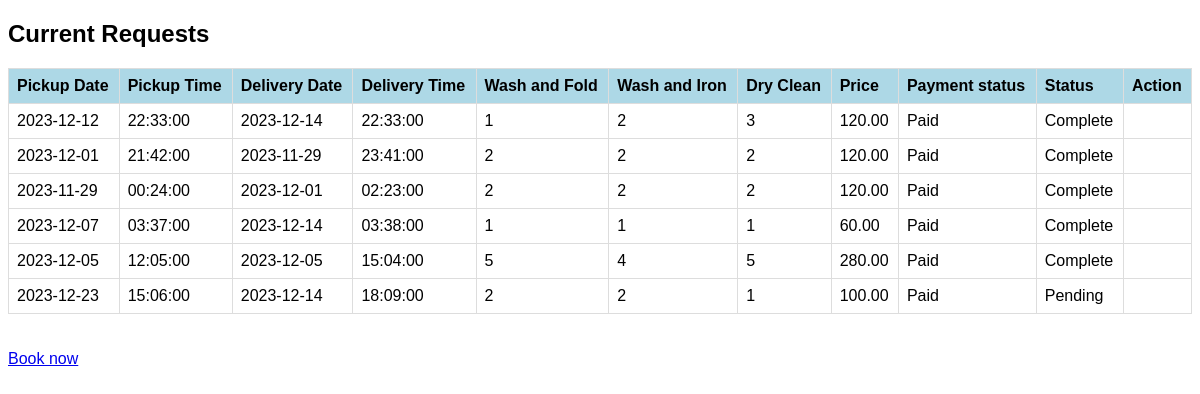
The page /view_request.php (signed in) on the database its author committed.
### tables this page shows
CREATE TABLE `laundry_requests` (
  `id` int NOT NULL AUTO_INCREMENT,
  `user_id` int NOT NULL,
  `pickup_date` date NOT NULL,
  `pickup_time` time NOT NULL,
  `delivery_date` date NOT NULL,
  `delivery_time` time NOT NULL,
  `wash_fold` int NOT NULL,
  `wash_iron` int NOT NULL,
  `dry_clean` int NOT NULL,
  `price` decimal(10,2) NOT NULL,
  `status` varchar(255) NOT NULL,
  `created_at` timestamp NOT NULL DEFAULT CURRENT_TIMESTAMP,
  `updated_at` timestamp NOT NULL DEFAULT CURRENT_TIMESTAMP ON UPDATE CURRENT_TIMESTAMP,
  `payment` varchar(45) DEFAULT 'NOT PAID',
  PRIMARY KEY (`id`),
  KEY `user_id` (`user_id`),
  CONSTRAINT `laundry_requests_ibfk_1` FOREIGN KEY (`user_id`) REFERENCES `users` (`id`) ON DELETE CASCADE ON UPDATE CASCADE
);

### view_request.php (the view, shortened to what this page needs)
<?php
require 'config.php';
$user_id = $_SESSION["id"];
$query = "SELECT * FROM laundry_requests WHERE user_id = '$user_id'";
$result = mysqli_query($conn, $query);
?>
<!DOCTYPE html>
<html lang="en" dir="ltr">
<head>
</head>
<body>
    <h2>Current Requests</h2>
    <?php if (mysqli_num_rows($result) > 0): ?>
        <table>
            <tr>
                <th>Pickup Date</th>
                <th>Pickup Time</th>
                <th>Delivery Date</th>
                <th>Delivery Time</th>
                <th>Wash and Fold</th>
                <th>Wash and Iron</th>
                <th>Dry Clean</th>
                <th>Price</th>
                <th>Payment status</th>
                <th>Status</th>
                <th>Action</th>
            </tr>
            <?php while ($row = mysqli_fetch_assoc($result)): ?>
                <tr>
                    <td><?php echo $row['pickup_date']; ?></td>
                    <td><?php echo $row['pickup_time']; ?></td>
                    <td><?php echo $row['delivery_date']; ?></td>
                    <td><?php echo $row['delivery_time']; ?></td>
                    <td><?php echo $row['wash_fold']; ?></td>
                    <td><?php echo $row['wash_iron']; ?></td>
                    <td><?php echo $row['dry_clean']; ?></td>
                    <td><?php echo $row['price']; ?></td>
                    <td id="payment-status-<?php echo $row['id']; ?>"><?php echo $row['payment']; ?></td>
                    <td><?php echo $row['status']; ?></td>
                    <td>
                    </td>
                </tr>
            <?php endwhile; ?>
        </table>
    <?php else: ?>
        <p>No laundry requests found, book your request below</p>
    <?php endif; ?>
    <br><br><a href="laundry_request.php">Book now</a>
    <br>
</body>
</html>

### view_request.php (style rules this page uses)
body { background-image: url("https://static.vecteezy.com/system/resources/previews/001/984/880/original/abstract-colorful-geometric-overlapping-background-and-texture-free-vector.jpg"); background-repeat: no-repeat; background-size: cover; font-family: Arial, sans-serif; }
table { border-collapse: collapse; width: 100%; margin-top: 20px; }
th, td { border: 1px solid #ddd; padding: 8px; text-align: left; }
th { background-color: #ADD8E6; }

### rows shown on the page
laundry_requests: pickup_date "2023-12-12", pickup_time "22:33:00", delivery_date "2023-12-14", delivery_time "22:33:00", wash_fold "1", wash_iron "2", dry_clean "3", price "120.00", payment "Paid", status "Complete"
laundry_requests: pickup_date "2023-12-01", pickup_time "21:42:00", delivery_date "2023-11-29", delivery_time "23:41:00", wash_fold "2", wash_iron "2", dry_clean "2", price "120.00", payment "Paid", status "Complete"
laundry_requests: pickup_date "2023-11-29", pickup_time "00:24:00", delivery_date "2023-12-01", delivery_time "02:23:00", wash_fold "2", wash_iron "2", dry_clean "2", price "120.00", payment "Paid", status "Complete"
laundry_requests: pickup_date "2023-12-07", pickup_time "03:37:00", delivery_date "2023-12-14", delivery_time "03:38:00", wash_fold "1", wash_iron "1", dry_clean "1", price "60.00", payment "Paid", status "Complete"
laundry_requests: pickup_date "2023-12-05", pickup_time "12:05:00", delivery_date "2023-12-05", delivery_time "15:04:00", wash_fold "5", wash_iron "4", dry_clean "5", price "280.00", payment "Paid", status "Complete"
laundry_requests: pickup_date "2023-12-23", pickup_time "15:06:00", delivery_date "2023-12-14", delivery_time "18:09:00", wash_fold "2", wash_iron "2", dry_clean "1", price "100.00", payment "Paid", status "Pending"
